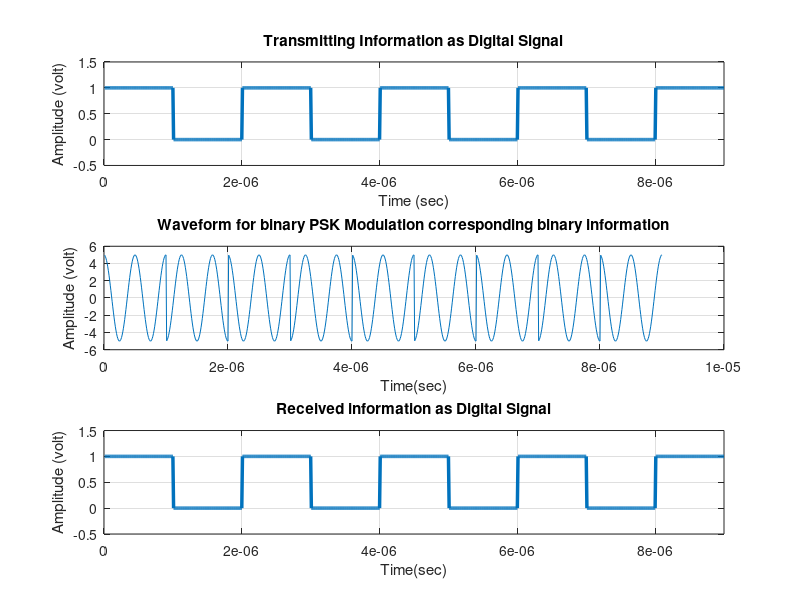

Recreate this plot in MATLAB.
%Write a MATLAB program for Phase Shift Keying (PSK) Generation


clc;
clear all;
close all;
x=[1 0 1 0 1 0 1 0 1];
bp=0.000001;
disp('Binary Information at transmitter');
disp(x);
%Representation of Transmitting binary information as digital signal
bit=[];
for n=1:1:length(x)
if x(n)==1;
se=ones(1,100);
else
x(n)==0;
se=zeros(1,100);
end
bit=[bit se];
end
t1=bp/100:bp/100:100*length(x)*(bp/100);
subplot(3,1,1)
plot(t1,bit,'linewidth',2.5);
grid on;
axis([0 bp*length(x) -0.5 1.5]);
ylabel('Amplitude (volt)');
xlabel('Time (sec)');
title('Transmitting Information as Digital Signal');
%Binary PSK Modulation
A=5;
br=1/bp;
f=br*2;
t2=bp/99:bp/99:bp;
ss=length(t2);
m=[];
for(i=1:1:length(x))
if x(i)==1;
y=A*cos(2*pi*f*t2);
else
y=A*cos(2*pi*f*t2+pi); %Acos(2*pi*f*t+pi) means -Acos(2*pi*f*t)
end
m=[m y];
end
t3=bp/99:bp/99:bp*length(x);
subplot(3,1,2);
plot(t3,m);
grid on;
xlabel('Time(sec)');
ylabel('Amplitude (volt)');
title('Waveform for binary PSK Modulation corresponding binary information');
%Binary FSK Demodulation
mn=[];
for n=ss:ss:length(m)
t=bp/99:bp/99:bp;
y=cos(2*pi*f*t);
%Carrier signal
mm=y.*m((n-(ss-1)):n);
t4=bp/99:bp/99:bp;
z=trapz(t4,mm);
%Intregationzz=round(2*z/bp);
if(z>0)
    a=1;
else
a=0;
end
mn=[mn a];
end
disp('Binary Information at Receiver After PSK Demodulation');
disp(mn);
%Represntation of Binary data into Digital signal
bit=[];
for n=1:length(mn)
if mn(n)==1;
se=ones(1,100);
else
se=zeros(1,100);
end
bit=[bit se];
end
t4=bp/100:bp/100:100*length(mn)*(bp/100);
subplot(3,1,3)
plot(t4,bit,'linewidth',2.5);
grid on;
axis([0 bp*length(mn) -0.5 1.5]);
xlabel('Time(sec)');
ylabel('Amplitude (volt)');
title('Received information as Digital Signal');
